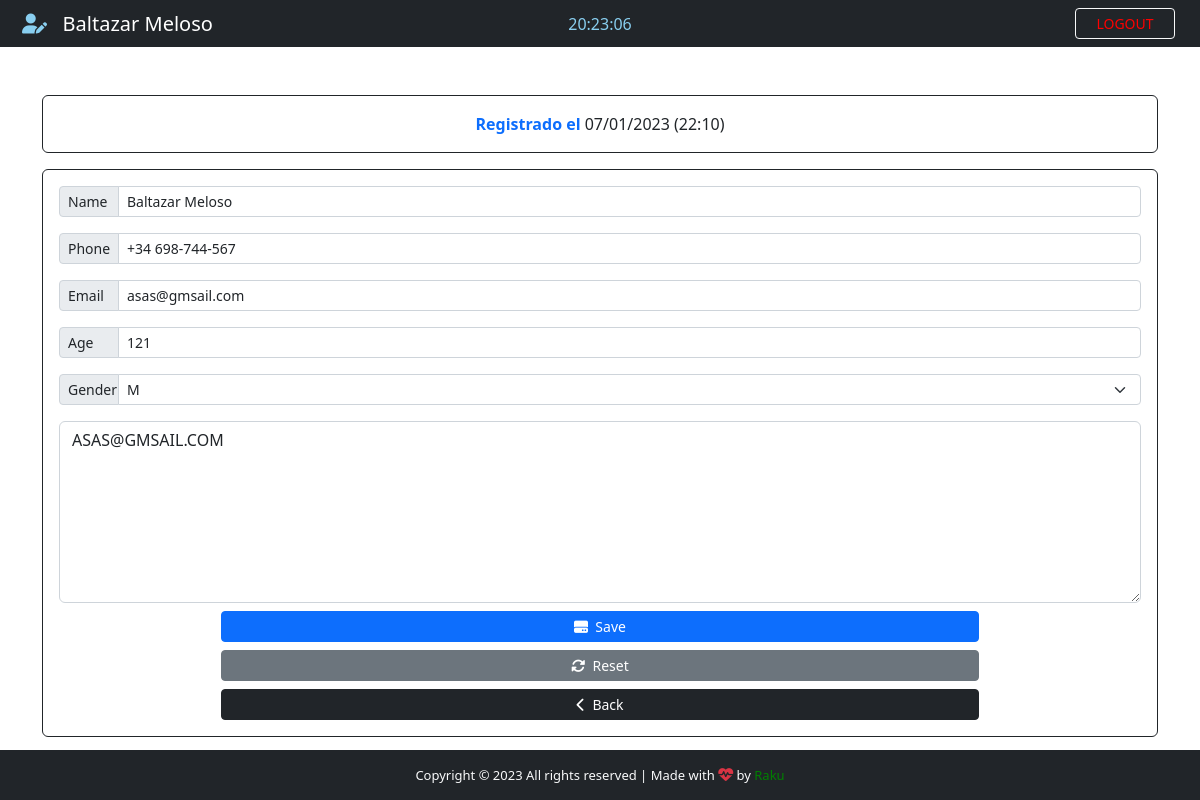
The app's page /patient/16 (signed in) with its own data.
### App/models.py (models this page shows, shortened)
class Patient(models.Model):
    GENDER = {
        ('M', 'M'),
        ('F', 'F'),
    }
    id = models.IntegerField(primary_key=True)
    name = models.CharField(max_length=40)
    phone = models.CharField(max_length=20)
    email = models.CharField(max_length=40)
    age = models.CharField(max_length=3)
    gender = models.CharField(max_length=1, null=True, choices=GENDER)
    note = models.TextField(blank=True)
    created_at = models.DateTimeField(auto_now_add=True)

### App/views.py (the view)
# urls.py: path('patient/<str:patient_id>', views.patient, name='patient'),
@cache_control(no_cache=True, must_revalidate=True, no_store=True)
@login_required(login_url="login")
def patient(request, patient_id):
    patient = Patient.objects.get(id=patient_id)
    if patient != None:
        return render(request, 'edit.html', {'patient': patient})

### App/templates/edit.html (shortened to what this page needs)
{% extends 'add.html' %}
{% block nav-content %}
<i class="fas fa-user-pen" style="color: #89cff0"></i>&nbsp;&nbsp; {{ patient.name }}
{% endblock nav-content %}
{% block title %}
<span style="font-weight: bold;">Registrado el</span>  <span class="text-dark">{{ patient.created_at | date:'d/m/Y (H:i)'}} </span>
{% endblock title %}
{% block action %}
action="/edit_patient"
{% endblock action %}
{% block Value-name %} value="{{ patient.name }}" {% endblock Value-name %}
{% block Value-phone %} value="{{ patient.phone }}" {% endblock Value-phone %}
{% block Value-email %} value="{{ patient.email }}"{% endblock Value-email %}
{% block Value-age %} value="{{ patient.age }}"{% endblock Value-age %}
{% block option %}
<option style="background-color: #d3d3d3; color: #007bff;">{{ patient.gender }}</option>
{% endblock option %}
{% block btn-add%}
<i class="fas fa-hdd"></i>&nbsp;&nbsp;Save
{% endblock btn-add%}
{% block reset-btn %}
<button type="reset" class="btn btn-secondary btn-sm"><i class="fas fa-sync-alt"></i>&nbsp;&nbsp;Reset</button>
{% endblock reset-btn %}
{% block note %}{{ patient.note }}{% endblock note %}

### App/templates/add.html (shortened to what this page needs)
{% extends 'base.html' %}
{% block time %}
<div class="col-sm">
  <center>
    <span id="clock" style="color: #89cff0;"></span>
  </center>
</div>
{% endblock time %}
{% block btn-nav %}
<a  class="btn btn-outline-danger btn-sm border-light" id="btn-nav" data-bs-toggle="modal" data-bs-target="#logoutModal" style="color: red" >LOGOUT</a>
{% endblock btn-nav %}
{% block content %}
<div class="container">
  <div class="row">
    <div class="col-lg-12">
      <div class="card card-body border-dark text-primary mt-5">
        <span class="text-center">{% block title %} DATOS DEL CLIENTE {% endblock title %}</span>
      </div>
      <form
        {% block action %}{% endblock action %}
        method="POST"
        autocomplete="off"
        enctype="multipart/form-data"
        class="card p-3 border-dark mt-3"
      >
        <div class="input-group input-group-sm mb-3">
          <span class="input-group-text side-label">Name</span>
          <input type="text" class="form-control"  id="name" name="name" maxlength="50" placeholder="Full Name" {% block Value-name %} {% endblock Value-name %}/>
        </div>
        <div class="input-group input-group-sm mb-3">
          <span class="input-group-text side-label">Phone</span>
          <input type="text" class="form-control" id="phone" name="phone" placeholder="Phone:"{% block Value-phone %} {% endblock Value-phone %}/>
        </div>
        <div class="input-group input-group-sm mb-3">
          <span class="input-group-text side-label">Email</span>
          <input
            type="text" class="form-control" name="email" id="email" maxlength="40" placeholder="Email"{% block Value-email %} {% endblock Value-email %}/>
        </div>
        <div class="input-group input-group-sm mb-3">
          <span class="input-group-text side-label">Age</span>
          <input
            type="text"
            class="form-control"
            name="age"
            id="age"
            placeholder="Age(18-120)"
            maxlength="3"
            {% block Value-age %} {% endblock Value-age %}
          />
        </div>
        <div class="input-group input-group-sm mb-3">
          <label class="input-group-text side-label">Gender</label>
          <select class="form-select" name="gender" id="gender">
            {% block option%}{% endblock option %}
          </select>
        </div>
        <div class="form-group">
          <textarea class="form-control" name="note" rows="7" placeholder="Description..." >{% block note %}{% endblock note %}</textarea>
        </div>
        <div class="d-grid gap-2 mt-2" style="width: 70%; margin: 0 auto;">
          <button type="submit" class="btn btn-primary btn-sm" id="btn-add">
            {% block btn-add%}{% endblock btn-add%}
          </button>
          {% block reset-btn %}{% endblock reset-btn %}
          <a href="{% url 'backend' %}" class="btn btn-dark btn-sm"><i class="fas fa-chevron-left"></i>&nbsp;&nbsp;Back</a>
        </div>
      </form>
    </div>
  </div>
</div>
{% endblock content %}

### App/static/css/style.css (style rules this page uses)
html, body { height: 100%; margin: 0; max-width: 100%; overflow: hidden; }
#btn-nav { width: 100px; float: right; margin-right: 25px; color: #89cff0; border: 1px solid #89cff0; }
.side-label { width: 60px; }
form .form-control:placeholder { color: #a3a3a3; font-size: 14px; font-style: italic; }

### records on screen
Patient: name "Baltazar Meloso", created_at "07/01/2023 (22:10)", phone "+34 698-744-567", email "asas@gmsail.com", age "121", gender "M", note "ASAS@GMSAIL.COM"
